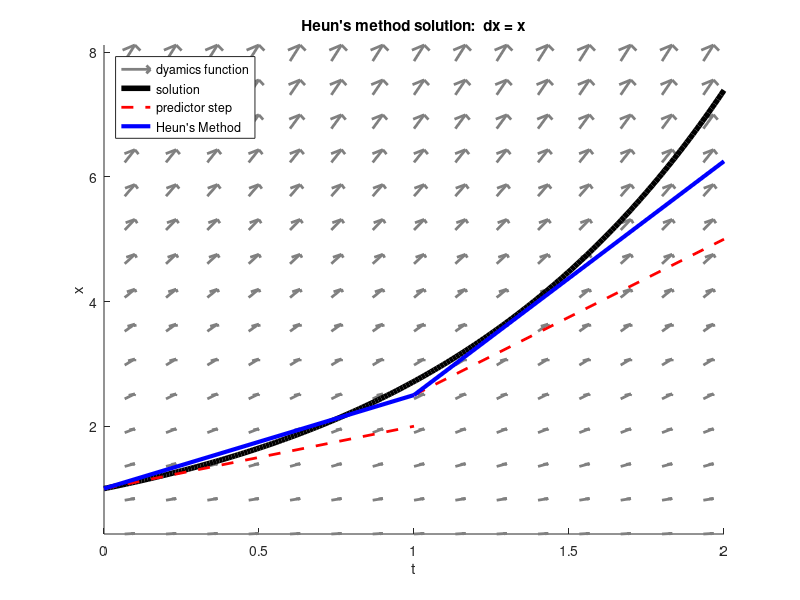

This figure's MATLAB source:
function DEMO_HeunMethodVisualization()
%
% DEMO - Heun's Method
%
% Illustrate how Heun's method works by solving: dx = x
%

clc; clear;
figure(100400); clf; hold on;

dynFun = @(x)( x ); % dx = x
solnFun = @(t)( exp(t) );  % x(t) = exp(t)

% Set the time domain and initial condition
nStep = 2;
tSpan = [0, 2];
x0 = solnFun(tSpan(1)); % make sure that constant of integration matches

% Plot the dynamics function as a vector field:
nArrows = 15;
plotDynFun1D(dynFun, tSpan, [0, 1.1 * solnFun(tSpan(end))], nArrows);
axis tight;

% First plot the solution:
tSoln = linspace(tSpan(1), tSpan(end), 200);
xSoln = solnFun(tSoln);
plot(tSoln, xSoln, 'k-', 'LineWidth', 4);

% Visualize Heun's method
h = diff(tSpan) / nStep;
tPrev = tSpan(1);
xPrev = x0;
for iStep = 1:nStep

   % First use Euler's method to predict the next state:
   vPrev = dynFun(xPrev);
   xTmp = xPrev + h * vPrev;

   % Now use xTmp to predict the dynamics at the next step:
   vTmp = dynFun(xTmp);

   % Now take the average to get a better estimate for dynamics:
   vMean = 0.5*(vTmp + vPrev);

   % Use the new dynamics estimate to take a better Euler step:
   tNext = tPrev + h;
   xNext = xPrev + h * vMean;

   % Plot the "predictor" step
   plot([tPrev, tNext],[xPrev, xTmp], 'r--', 'LineWidth', 2);

   % Plot the "corrector" step
   plot([tPrev, tNext],[xPrev, xNext], 'b-', 'LineWidth', 3);

   % Update the variables:
   tPrev = tNext;
   xPrev = xNext;

end

% Annotations for the plot:
xlabel('t')
ylabel('x')
title('Heun''s method solution:  dx = x');
legend('dyamics function','solution','predictor step','Heun''s Method',...
       'Location', 'NorthWest');

end

%~~~~~~~~~~~~~~~~~~~~~~~~~~~~~~~~~~~~~~~~~~~~~~~~~~~~~~~~~~~~~~~~~~~~~~~~~%

function plotDynFun1D(dynFun, tSpan, zSpan, nArrow)

% Create the grid along each dimension
t = linspaceInterior(tSpan(1), tSpan(end), nArrow);
z = linspaceInterior(zSpan(1), zSpan(end), nArrow);

% Use meshgrid to expand t and z into a 2D grid for plotting:
[tt, zz] = meshgrid(t, z);

% Evaluate the dynamics function at every point in tt and zz:
dd = dynFun(zz);

% Plot a vector field:
scale = 0.5;
quiver(tt, zz, ones(size(dd)), dd, scale, ...
    'LineWidth', 2, 'Color', 0.5 * [1,1,1]);

end

%~~~~~~~~~~~~~~~~~~~~~~~~~~~~~~~~~~~~~~~~~~~~~~~~~~~~~~~~~~~~~~~~~~~~~~~~~%

function t = linspaceInterior(tLow, tUpp, nGrid)

% Linspace with an extra point
tt = linspace(tLow, tUpp, nGrid + 1);

% return the set of points that are exactly between points in tt
t = 0.5*(tt(1:(end-1)) + tt(2:end));

end
